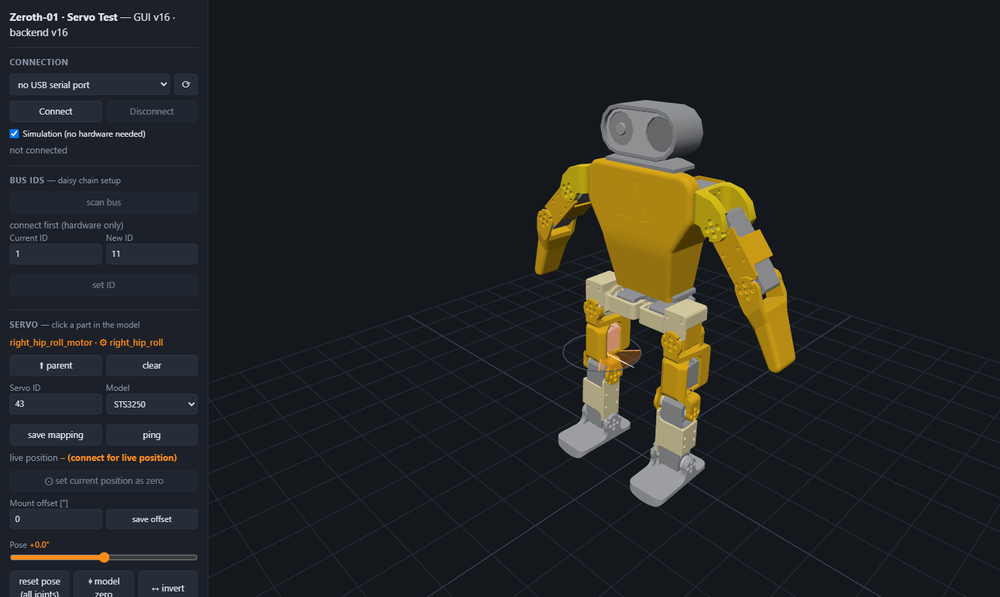
#> input picture media/servo-gui-joint.png, 1000 x 597 px, shrunk from 1440 x 860 before the run
$ python contact_sheet.py ../../media/servo-gui-joint.png ../../media/servo-gui-overview.png 5
#> lines starting #> are read from the running program, lines starting #| are printed output that depends on the picture
"""Contact sheet from a rendered policy video: python contact_sheet.py <video.mp4> <out.png> [n_frames=8]"""
import sys, numpy as np, imageio.v3 as iio, PIL.Image as Im
src, out = sys.argv[1], sys.argv[2]; n = int(sys.argv[3]) if len(sys.argv) > 3 else 8
frames = iio.imread(src, plugin="pyav") if False else list(iio.imiter(src))
#> frames = 1 item
idx = np.linspace(0, len(frames) - 1, n).astype(int)
#> idx = [0, 0, 0, 0, 0]
tiles = [Im.fromarray(frames[i]) for i in idx]
#> tiles = 5 items
w, h = tiles[0].size; cols = 4; rows = (n + cols - 1) // cols
#> after `w, h = tiles[0].size`: w = 1000; h = 597
sheet = Im.new("RGB", (cols * w, rows * h), "white")
#> sheet: PIL image 4000x1194 RGB; every value is 255
for k, t in enumerate(tiles): sheet.paste(t, ((k % cols) * w, (k // cols) * h))
#> this loop made 5 passes
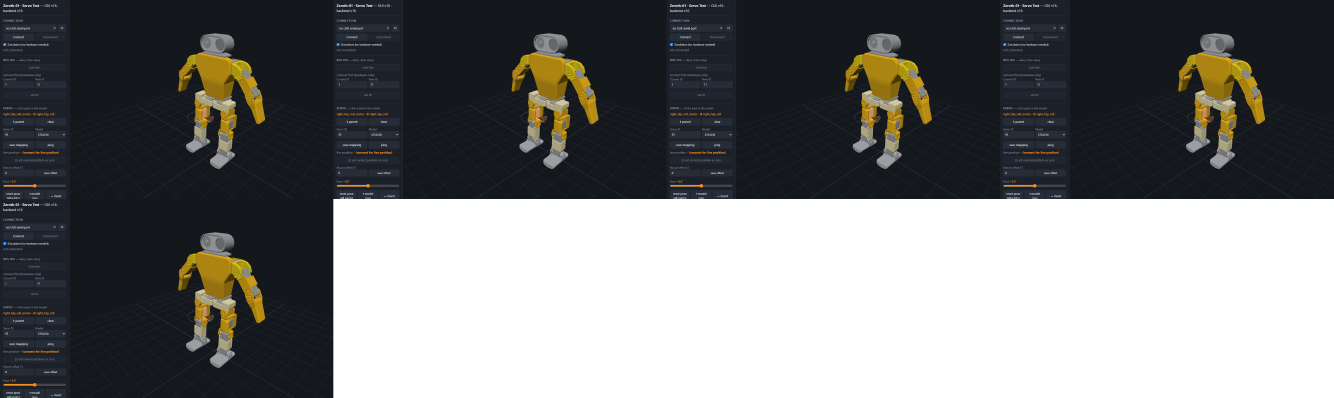
#> sheet: PIL image 4000x1194 RGB (shown at 1/3 size); mean R, G, B 117.6, 118.4, 118.3
sheet.save(out); print(f"{len(frames)} frames, {w}x{h}, sheet -> {out}")
#| 1 frames, 1000x597, sheet -> ../../media/servo-gui-overview.png
